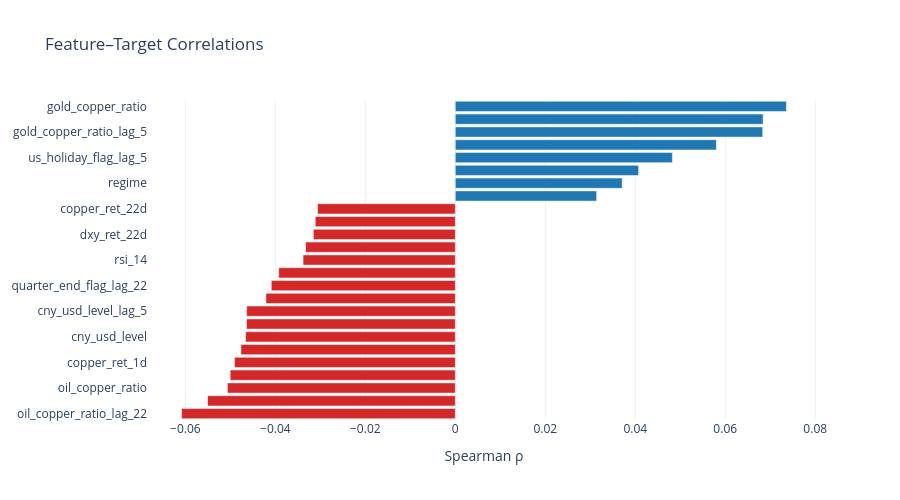

The code cell stored with this chart in its notebook:
### Code cell
# Feature–target correlation chart (top 25 features)
fig_feat_corr = plot_feature_correlations(X, y_ret, top_n=25)
fig_feat_corr.show()

### Figure 1 — Plotly figure (JSON) as saved in the notebook; plotly's stock layout.template omitted (floating-point values rounded to 4 significant figures)
{"data": [{"marker": {"color": ["#d62728", "#d62728", "#d62728", "#d62728", "#d62728", "#d62728", "#d62728", "#d62728", "#d62728", "#d62728", "#d62728", "#d62728", "#d62728", "#d62728", "#d62728", "#d62728", "#d62728", "#1f77b4", "#1f77b4", "#1f77b4", "#1f77b4", "#1f77b4", "#1f77b4", "#1f77b4", "#1f77b4"]}, "orientation": "h", "type": "bar", "x": [-0.06083, -0.05507, -0.05065, -0.05003, -0.04906, -0.04764, -0.04661, -0.04642, -0.04638, -0.04209, -0.04089, -0.03926, -0.03383, -0.03328, -0.03155, -0.03112, -0.03062, 0.03141, 0.0371, 0.04074, 0.04826, 0.05803, 0.06832, 0.06841, 0.07359], "y": ["oil_copper_ratio_lag_22", "oil_copper_ratio_lag_1", "oil_copper_ratio", "oil_copper_ratio_lag_5", "copper_ret_1d", "cny_usd_level_lag_22", "cny_usd_level", "cny_usd_level_lag_1", "cny_usd_level_lag_5", "dxy_ret_1d", "quarter_end_flag_lag_22", "regime_0", "rsi_14", "alu_copper_spread_pct_lag_22", "dxy_ret_22d", "us_holiday_flag", "copper_ret_22d", "macd_lag_22", "regime", "sp500_ret_1d", "us_holiday_flag_lag_5", "gold_copper_ratio_lag_22", "gold_copper_ratio_lag_5", "gold_copper_ratio_lag_1", "gold_copper_ratio"]}], "layout": {"height": 500, "title": {"text": "Feature–Target Correlations"}, "xaxis": {"title": {"text": "Spearman ρ"}}}}
